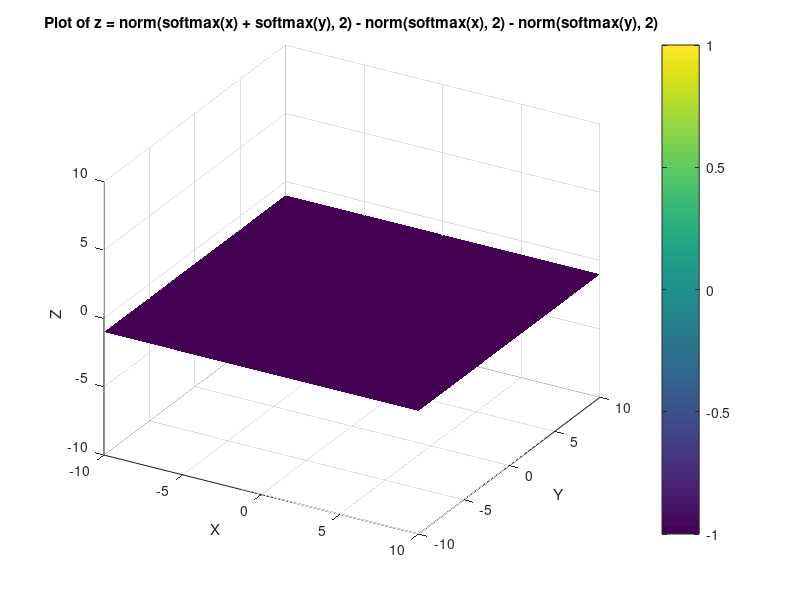

The MATLAB source for this figure:
% test |softmax(x + y)| <= |softmax(x)| + |softmax(y)| |softmax(x) - softmax(y)| <= |softmax(x - y)| begin

function testSoftmaxFuncEq1

    % 初始化变量
    x_range = -10 : 1 : 10;
    y_range = -10 : 1 : 10;
    [X, Y] = meshgrid(x_range, y_range);
    Z = zeros(size(X));

    % 遍历x和y的范围
    for i = 1 : length(x_range)
        for j = 1 : length(y_range)
            xIncr = x_range(i) + x_range;
            yIncr = y_range(j) + y_range;
            % 计算softmax(x)和softmax(y)
            xyRst = softmax(xIncr + yIncr);
            xRst = softmax(xIncr);
            yRst = softmax(yIncr);
            % 计算z
            Z(i, j) = norm(xyRst, 1) - norm(xRst, 1) - norm(yRst, 1);
            %Z(i, j) = norm(xyRst, 2) - norm(xRst, 2) - norm(yRst, 2);
            %Z(i, j) = norm(xRst - yRst, 1) - norm(xRst - yRst, 1)
            %Z(i, j) = norm(xRst - yRst, 2) - norm(xRst - yRst, 2)
            %norm(softmax_x + softmax_y, 2)
            %norm(softmax_x, 2) + norm(softmax_y, 2)
        end
    end

    % 找到Z的最小值和最大值
    z_min = min(Z(:));
    z_max = max(Z(:));

    % 设置显示的z轴范围，使其更接近0
    z_display_min = -0.01;
    z_display_max = 0.01;

    % 绘制3D表面图
    figure;
    h = surf(X, Y, Z, 'EdgeColor', 'none');
    xlabel('X');
    ylabel('Y');
    zlabel('Z');
    title('Plot of z = norm(softmax(x) + softmax(y), 2) - norm(softmax(x), 2) - norm(softmax(y), 2)');
    colorbar; % 显示颜色条

    % 手动调整颜色范围
    caxis([-1, 1]);

    % 调整视角
    view(30, 30); % 例如，view(30, 30)

    % 设置x、y、z轴的显示范围
    axis([-10, 10, -10, 10, -10, 10]);

    % 添加网格
    grid on;
    
    pause;

end

% 定义softmax函数
function y = softmax(x)
    expVal = exp(x);
    sumVal = sum(expVal, 2); % 对所有元素求和
    y = expVal / sumVal;
end

%rst
% |softmax(x + y)| <= |softmax(x)| + |softmax(y)| succ
% |softmax(x) - softmax(y)| <= |softmax(x - y)| succ, end




